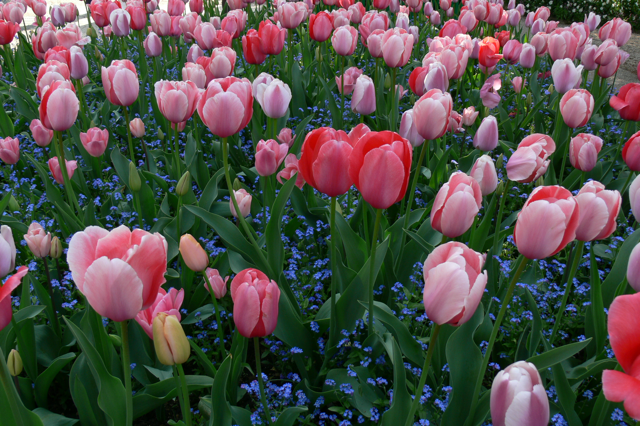
#> input picture Module-06/Python-B/flowers8.png, 640 x 426 px
$ python histogram.py
#> lines starting #> are read from the running program, lines starting #| are printed output that depends on the picture
import cv2
import numpy as np
from matplotlib import pyplot as plt

img = cv2.imread('flowers8.png')
#> img is the input picture: shape (426, 640, 3); mean B, G, R 72.1, 77.9, 83.3
gray = cv2.cvtColor(img, cv2.COLOR_BGR2GRAY)
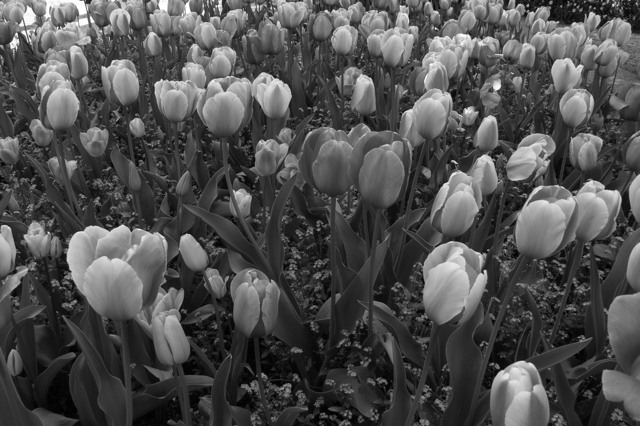
#> gray: shape (426, 640); min 1, max 255, mean 78.9

# Display the image
plt.imshow(gray, cmap='gray')
plt.title('Street Scene (Grayscale)')
plt.axis('off')
plt.show()

# Display the histogram
plt.hist(gray.ravel(), bins=256, range=(0,256), color='gray')
plt.title('Histogram')
plt.xlabel('Intensity')
plt.ylabel('Count')
plt.show()
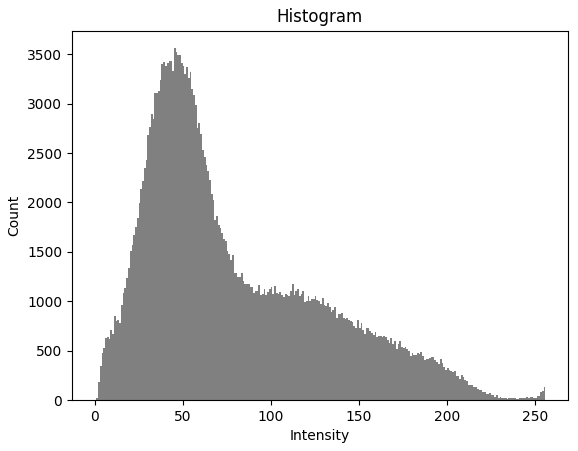
#> figure drawn by matplotlib, 1 panel; tallest bar 3560 high, from x = 45 to 46

$ run again, with Module-06/Python-B/scene00001.png copied over Module-06/Python-B/flowers8.png
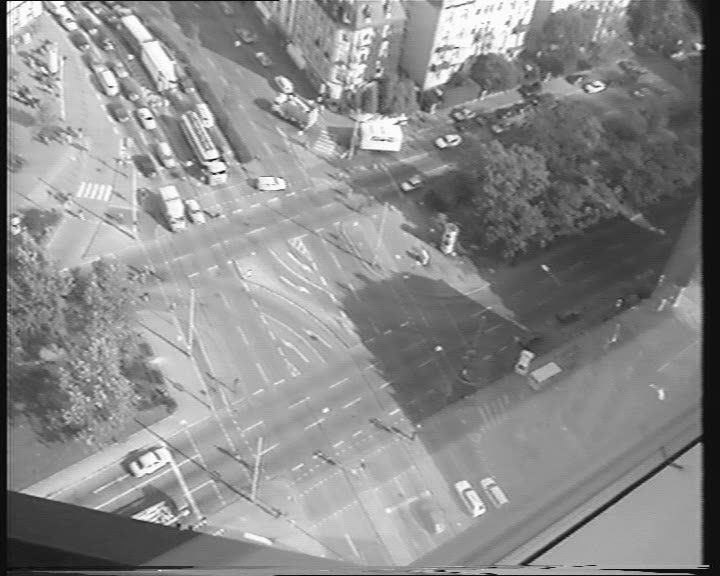
#> input picture Module-06/Python-B/scene00001.png, 720 x 576 px
#> img is the input picture: shape (576, 720, 3); min 0, max 255, mean 138.3
#> `plt.show()`:
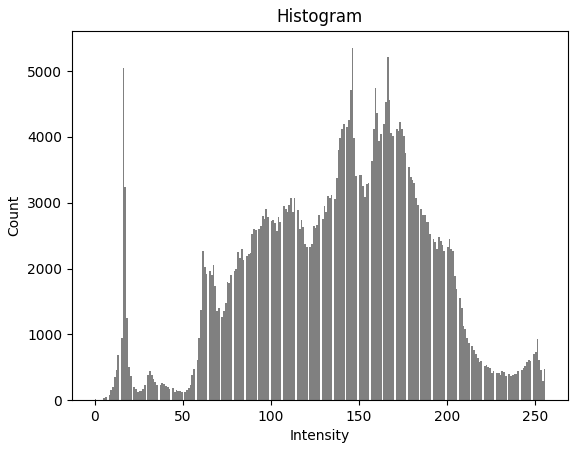
#> figure drawn by matplotlib, 1 panel; tallest bar 5347 high, from x = 146 to 147

$ run again, with Module-06/Python-B/street.png copied over Module-06/Python-B/flowers8.png
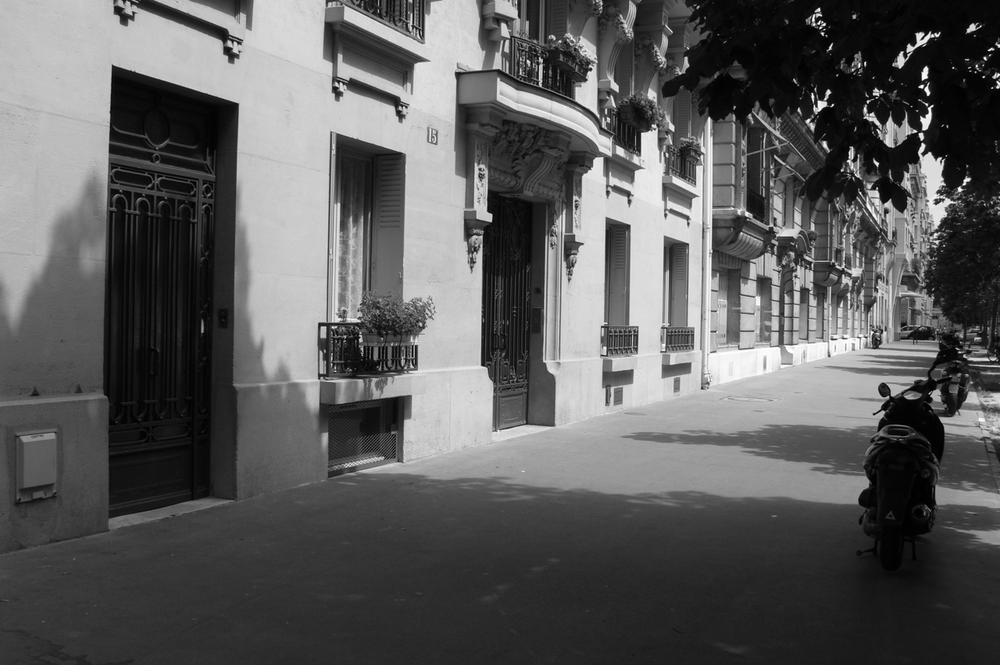
#> input picture Module-06/Python-B/street.png, 1000 x 665 px, shrunk from 1280 x 851 before the run
#> img is the input picture: shape (665, 1000, 3); min 0, max 255, mean 92.4
#> `plt.show()`:
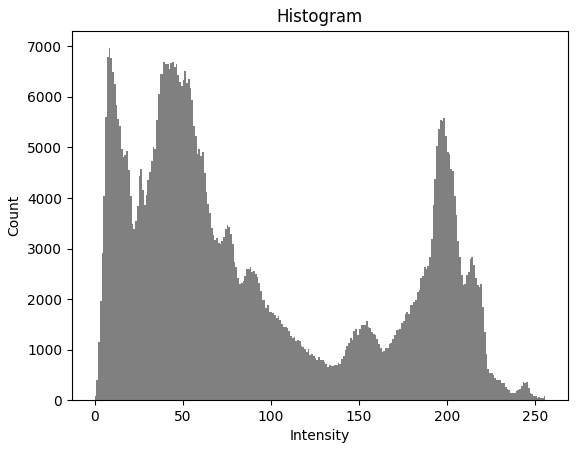
#> figure drawn by matplotlib, 1 panel; tallest bar 6964 high, from x = 8 to 9
